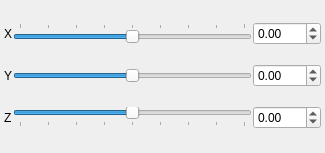
<?xml version="1.0" encoding="UTF-8"?>
<ui version="4.0">
 <class>Rotation</class>
 <widget class="QWidget" name="Rotation">
  <property name="geometry">
   <rect>
    <x>0</x>
    <y>0</y>
    <width>325</width>
    <height>153</height>
   </rect>
  </property>
  <property name="windowTitle">
   <string>Form</string>
  </property>
  <layout class="QGridLayout" name="gridLayout">
   <property name="margin">
    <number>4</number>
   </property>
   <property name="spacing">
    <number>1</number>
   </property>
   <item row="2" column="2">
    <widget class="QDoubleSpinBox" name="boxZ">
     <property name="sizePolicy">
      <sizepolicy hsizetype="Preferred" vsizetype="Fixed">
       <horstretch>0</horstretch>
       <verstretch>0</verstretch>
      </sizepolicy>
     </property>
     <property name="minimum">
      <double>-360.000000000000000</double>
     </property>
     <property name="maximum">
      <double>360.000000000000000</double>
     </property>
    </widget>
   </item>
   <item row="0" column="2">
    <widget class="QDoubleSpinBox" name="boxX">
     <property name="sizePolicy">
      <sizepolicy hsizetype="Preferred" vsizetype="Fixed">
       <horstretch>0</horstretch>
       <verstretch>0</verstretch>
      </sizepolicy>
     </property>
     <property name="minimum">
      <double>-360.000000000000000</double>
     </property>
     <property name="maximum">
      <double>360.000000000000000</double>
     </property>
    </widget>
   </item>
   <item row="1" column="2">
    <widget class="QDoubleSpinBox" name="boxY">
     <property name="sizePolicy">
      <sizepolicy hsizetype="Preferred" vsizetype="Fixed">
       <horstretch>0</horstretch>
       <verstretch>0</verstretch>
      </sizepolicy>
     </property>
     <property name="minimum">
      <double>-360.000000000000000</double>
     </property>
     <property name="maximum">
      <double>360.000000000000000</double>
     </property>
    </widget>
   </item>
   <item row="0" column="1">
    <widget class="QSlider" name="sliderX">
     <property name="minimum">
      <number>-360</number>
     </property>
     <property name="maximum">
      <number>360</number>
     </property>
     <property name="singleStep">
      <number>15</number>
     </property>
     <property name="pageStep">
      <number>45</number>
     </property>
     <property name="orientation">
      <enum>Qt::Horizontal</enum>
     </property>
     <property name="invertedControls">
      <bool>false</bool>
     </property>
     <property name="tickPosition">
      <enum>QSlider::TicksAbove</enum>
     </property>
     <property name="tickInterval">
      <number>90</number>
     </property>
    </widget>
   </item>
   <item row="1" column="1">
    <widget class="QSlider" name="sliderY">
     <property name="minimum">
      <number>-360</number>
     </property>
     <property name="maximum">
      <number>360</number>
     </property>
     <property name="singleStep">
      <number>15</number>
     </property>
     <property name="pageStep">
      <number>45</number>
     </property>
     <property name="orientation">
      <enum>Qt::Horizontal</enum>
     </property>
     <property name="invertedControls">
      <bool>false</bool>
     </property>
     <property name="tickPosition">
      <enum>QSlider::NoTicks</enum>
     </property>
     <property name="tickInterval">
      <number>90</number>
     </property>
    </widget>
   </item>
   <item row="2" column="1">
    <widget class="QSlider" name="sliderZ">
     <property name="minimum">
      <number>-360</number>
     </property>
     <property name="maximum">
      <number>360</number>
     </property>
     <property name="singleStep">
      <number>15</number>
     </property>
     <property name="pageStep">
      <number>45</number>
     </property>
     <property name="orientation">
      <enum>Qt::Horizontal</enum>
     </property>
     <property name="invertedControls">
      <bool>false</bool>
     </property>
     <property name="tickPosition">
      <enum>QSlider::TicksBelow</enum>
     </property>
     <property name="tickInterval">
      <number>90</number>
     </property>
    </widget>
   </item>
   <item row="0" column="0">
    <widget class="QLabel" name="labelX">
     <property name="text">
      <string>X</string>
     </property>
    </widget>
   </item>
   <item row="1" column="0">
    <widget class="QLabel" name="labelY">
     <property name="text">
      <string>Y</string>
     </property>
    </widget>
   </item>
   <item row="2" column="0">
    <widget class="QLabel" name="labelZ">
     <property name="text">
      <string>Z</string>
     </property>
    </widget>
   </item>
  </layout>
 </widget>
 <resources/>
 <connections>
  <connection>
   <sender>boxX</sender>
   <signal>valueChanged(double)</signal>
   <receiver>Rotation</receiver>
   <slot>boxXChanged()</slot>
   <hints>
    <hint type="sourcelabel">
     <x>248</x>
     <y>25</y>
    </hint>
    <hint type="destinationlabel">
     <x>148</x>
     <y>58</y>
    </hint>
   </hints>
  </connection>
  <connection>
   <sender>boxY</sender>
   <signal>valueChanged(double)</signal>
   <receiver>Rotation</receiver>
   <slot>boxYChanged()</slot>
   <hints>
    <hint type="sourcelabel">
     <x>248</x>
     <y>58</y>
    </hint>
    <hint type="destinationlabel">
     <x>148</x>
     <y>58</y>
    </hint>
   </hints>
  </connection>
  <connection>
   <sender>boxZ</sender>
   <signal>valueChanged(double)</signal>
   <receiver>Rotation</receiver>
   <slot>boxZChanged()</slot>
   <hints>
    <hint type="sourcelabel">
     <x>248</x>
     <y>90</y>
    </hint>
    <hint type="destinationlabel">
     <x>148</x>
     <y>58</y>
    </hint>
   </hints>
  </connection>
  <connection>
   <sender>sliderX</sender>
   <signal>valueChanged(int)</signal>
   <receiver>Rotation</receiver>
   <slot>sliderXChanged()</slot>
   <hints>
    <hint type="sourcelabel">
     <x>114</x>
     <y>25</y>
    </hint>
    <hint type="destinationlabel">
     <x>148</x>
     <y>58</y>
    </hint>
   </hints>
  </connection>
  <connection>
   <sender>sliderY</sender>
   <signal>valueChanged(int)</signal>
   <receiver>Rotation</receiver>
   <slot>sliderYChanged()</slot>
   <hints>
    <hint type="sourcelabel">
     <x>114</x>
     <y>58</y>
    </hint>
    <hint type="destinationlabel">
     <x>148</x>
     <y>58</y>
    </hint>
   </hints>
  </connection>
  <connection>
   <sender>sliderZ</sender>
   <signal>valueChanged(int)</signal>
   <receiver>Rotation</receiver>
   <slot>sliderZChanged()</slot>
   <hints>
    <hint type="sourcelabel">
     <x>114</x>
     <y>90</y>
    </hint>
    <hint type="destinationlabel">
     <x>148</x>
     <y>58</y>
    </hint>
   </hints>
  </connection>
 </connections>
 <slots>
  <signal>valueChanged()</signal>
  <slot>changeValue()</slot>
  <slot>boxXChanged()</slot>
  <slot>boxYChanged()</slot>
  <slot>boxZChanged()</slot>
  <slot>sliderXChanged()</slot>
  <slot>sliderYChanged()</slot>
  <slot>sliderZChanged()</slot>
 </slots>
</ui>
